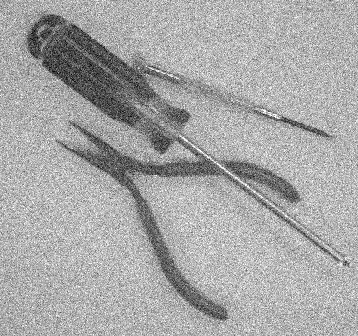
%> input picture Assignment 4/tools_noisy.png, 358 x 336 px
$ octave q1.m   (GNU Octave 9; MATLAB toolbox functions it lacks are replaced by stand-ins)
%> lines starting %> are read from the running program, lines starting %| are printed output that depends on the picture; in (x1, y1, x2, y2) boxes, pixels count from 0 and x2, y2 are one past the last pixel; in counts of white or black regions, pixels touching at a corner belong together; the program's own positions count from 1
### Assignment 4/otsu.m
function [result] = otsu(image)
  histogram = imhist(image);

  totalPixels = numel(image);

  maxBetweenClassVariance = 0;
  optimalThreshold = 0;

  % Iterate through possible thresholds
  for t = 1:256
      % Class probabilities
      w0 = sum(histogram(1:t)) / totalPixels;
      w1 = sum(histogram(t+1:end)) / totalPixels;

      % Class mean intensities
      u0 = sum((0:(t-1))' .* histogram(1:t)) / (w0 * totalPixels);
      u1 = sum((t:255)' .* histogram(t+1:end)) / (w1 * totalPixels);

      % Between-class variance
      betweenClassVariance = w0 * w1 * (u0 - u1)^2;

      % Check if the variance is greater than the current maximum
      if betweenClassVariance > maxBetweenClassVariance
          maxBetweenClassVariance = betweenClassVariance;
          optimalThreshold = t - 1; % MATLAB indexing starts from 1
      endif
  endfor

  % Apply the optimal threshold
  result = image > optimalThreshold;

### Assignment 4/q1.m
pkg load image

image = imread('tools_noisy.png');
%> image is the input picture: size 336x358 uint8; min 0, max 255, mean 167.6

smoothedImage = imfilter(image, fspecial('average', [5, 5]));
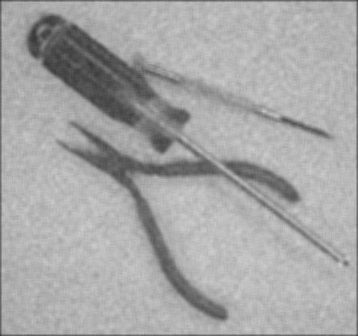
%> smoothedImage: size 336x358 uint8; min 54, max 206, mean 166.4

[result] = otsu(image);
%> in otsu, `histogram = imhist(image);`: histogram = 256 values, max 1624 at index 184, min 0 at index 6, mean 469.9
%> the loop in otsu, `for t = 1:256` made 256 passes
%> (w0, w1, u0, u1, betweenClassVariance, maxBetweenClassVariance) on passes 1, 2, 3, 4, 5, 7, 8, 9, 10, 11, 12, 13: (8.31e-05, 1, 0, 167.6, 2.34, 2.34), (9.98e-05, 1, 0.167, 167.6, 2.8, 2.8), (0.000108, 1, 0.308, 167.6, 3.03, 3.03), (0.000141, 1, 0.941, 167.6, 3.93, 3.93), (0.000175, 1, 1.52, 167.6, 4.82, 4.82), (0.0002, 1, 2.08, 167.6, 5.47, 5.47), (0.000208, 1, 2.28, 167.6, 5.68, 5.68), (0.000241, 1, 3.07, 167.6, 6.53, 6.53), (0.000283, 1, 3.94, 167.7, 7.57, 7.57), (0.000316, 1, 4.58, 167.7, 8.4, 8.4), (0.000357, 1, 5.33, 167.7, 9.42, 9.42), (0.000416, 1, 6.26, 167.7, 10.83, 10.83)
%> (w0, w1, u0, u1, betweenClassVariance) on pass 6: (0.000175, 1, 1.52, 167.6, 4.82)
%> after the loop in otsu, `for t = 1:256`: maxBetweenClassVariance = 972.3; optimalThreshold = 149
%> in otsu, `result = image > optimalThreshold;`:
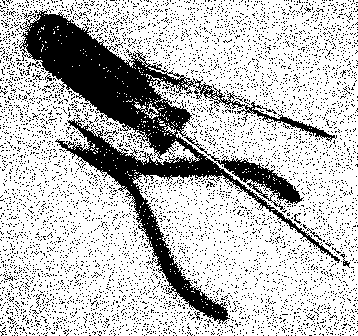
%> result: size 336x358 logical; 75.1% white; 6169 black regions (6162 under 20 px), largest, box (x1, y1, x2, y2) and area: (19, 9, 340, 324) 17384, (184, 136, 304, 210) 1520, (340, 254, 350, 268) 43
[resultSmooth] = otsu(smoothedImage);
%> in otsu (call 2), `histogram = imhist(image);`: histogram = 256 values, max 5064 at index 184, min 0 at index 1, mean 469.9
%> the loop in otsu (call 2), `for t = 1:256` made 256 passes
%> (w0, u0, betweenClassVariance, maxBetweenClassVariance) on passes 55, 57, 58, 59, 60: (8.31e-06, 54, 0.105, 0.105), (2.49e-05, 55.33, 0.308, 0.308), (8.31e-05, 56.5, 1, 1), (0.000116, 56.93, 1.39, 1.39), (0.000183, 57.68, 2.16, 2.16)
%> (w0, u0, betweenClassVariance) on passes 1 to 6: (0, NaN, NaN), (0, NaN, NaN), (0, NaN, NaN), (0, NaN, NaN), (0, NaN, NaN), (0, NaN, NaN)
%> after the loop in otsu (call 2), `for t = 1:256`: maxBetweenClassVariance = 754.1; optimalThreshold = 140
%> in otsu (call 2), `result = image > optimalThreshold;`:
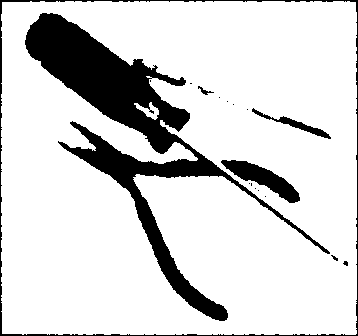
%> result: size 336x358 logical; 84.1% white; 18 black regions (13 under 20 px), largest, box (x1, y1, x2, y2) and area: (25, 13, 330, 321) 15432, (0, 0, 358, 336) 1930, (221, 160, 300, 203) 1240, (252, 108, 331, 139) 413, (198, 86, 214, 95) 45

figure;
subplot(2, 2, 1);
imshow(image);
title('Original Image');

subplot(2, 2, 2);
imshow(result);
title('Otsu method');

subplot(2, 2, 3);
imshow(smoothedImage);
title('Smoothed Image');

subplot(2, 2, 4);
imshow(resultSmooth);
title('Otsu method smoothed');
